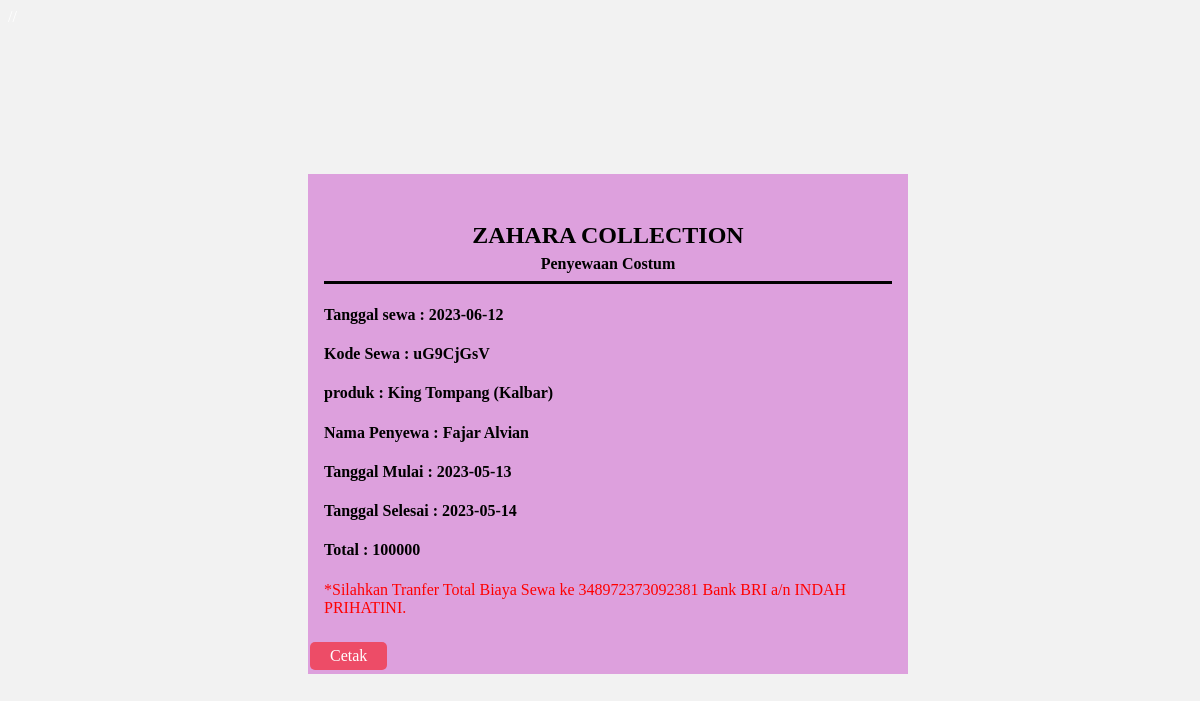
Page /status.php?id=11 on the committed database.
### tables this page shows
CREATE TABLE `sewa` (
  `id_sewa` int(11) NOT NULL,
  `id_produk` int(11) NOT NULL,
  `nama` varchar(100) NOT NULL,
  `alamat` text NOT NULL,
  `telephone` varchar(100) NOT NULL,
  `kode_sewa` varchar(100) NOT NULL,
  `ktp` varchar(100) NOT NULL,
  `tgl_sewa` date NOT NULL,
  `tgl_mulai` date NOT NULL,
  `tgl_selesai` date NOT NULL,
  `durasi` varchar(50) NOT NULL,
  `sub_total` int(11) NOT NULL,
  `status_sewa` varchar(50) NOT NULL,
  `status_pembayaran` varchar(50) NOT NULL
);

CREATE TABLE `produk` (
  `id_produk` int(11) NOT NULL,
  `id_kategori` int(11) NOT NULL,
  `nama_produk` varchar(100) NOT NULL,
  `ukuran` enum('S','M','L','XL') NOT NULL,
  `harga` varchar(100) NOT NULL,
  `status` varchar(100) NOT NULL,
  `image` varchar(100) NOT NULL
);

### status.php (the view, shortened to what this page needs)
<!DOCTYPE html>
<html>
<head>
</head>
<body>
  <?php
  include 'koneksi.php';
    $id_sewa = $_GET['id'];
    $sql = mysqli_query($koneksi, "SELECT * From sewa Inner Join produk ON sewa.id_produk = produk.id_produk Where id_sewa = '$id_sewa' ");
    $tampil = mysqli_fetch_assoc($sql);
   ?>
   <div class="container">
    <article class="card">
      <a href="#" class="card__link">
          <div class="card__header">
              <center>
            <h1 class="card__header-title">ZAHARA COLLECTION</h1>
            <h4 class="card__header-title"> Penyewaan Costum</h4>
            </center>
            <hr size="3px" color="black">
            <h4>Tanggal sewa  : <?php echo $tampil['tgl_sewa']; ?></h4>
            <h4>Kode Sewa  : <?php echo $tampil['kode_sewa']; ?></h4>
            <h4>produk : <?php echo $tampil['nama_produk']; ?></h4>
            <h4>Nama Penyewa : <?php echo $tampil['nama']; ?></h4>
            <h4>Tanggal Mulai : <?php echo $tampil['tgl_mulai']; ?></h4>
            <h4>Tanggal Selesai : <?php echo $tampil['tgl_selesai']; ?></h4>
            <h4>Total : <?php echo $tampil['sub_total']; ?></h4>
            <span style="color: red;">*Silahkan Tranfer Total Biaya Sewa ke 348972373092381 Bank BRI a/n INDAH PRIHATINI.</span>
            <a class="button-print" href="proses_cetak.php?id=<?php echo $tampil['id_sewa']; ?>">Cetak</a>
          </div>
      </a>
    </article>
   </div>
</body>
</html>

### status.php (style rules this page uses)
html { background-color:#f2f2f2; color: white; }
h4 { color: black; }
.container { position: absolute; width: 100%; height: 100%; display: flex; justify-content: center; align-items: center; }
.card__link { display: block; padding: 1em; text-decoration: none; }
.card__header { position: relative; }
.card__header-title { margin: 0 0 .25em; color: black; }
.button-print { background-color: #ED4C67; border:none; color: white; padding: 5px 20px; text-align: center; text-decoration: none; display: inline-block; font-size: 16px; margin: 4px 2px; cursor: pointer; border-radius: 5px; }

### rows in the picture
sewa: tgl_sewa "2023-06-12", kode_sewa "uG9CjGsV", id_produk.nama_produk "King Tompang (Kalbar)", nama "Fajar Alvian", tgl_mulai "2023-05-13", tgl_selesai "2023-05-14", sub_total "100000"
